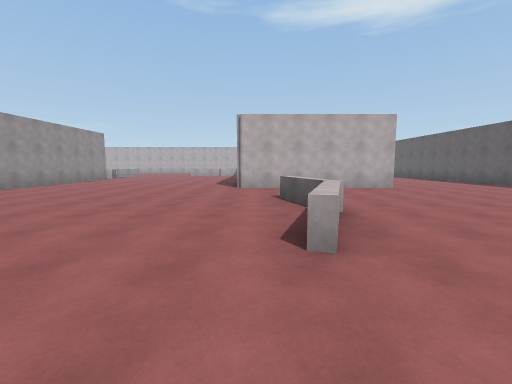
view 1 (above)

24 first-person views from a walk through a 3-D level made in the Unity game engine. The camera is 1.5 m above the floor, tilts 6° down and sees 90° across. The floor is counted in squares, 2 m on a side. Each view is taken from the middle of a square. On the plan, view 1 faces up. The plan holds only what a view shows up to about 9 squares ahead; the rest is blank. The place goes on beyond the plan. The player character is not drawn.

view 2
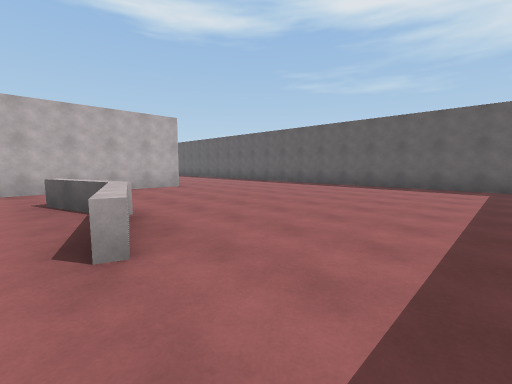

view 3
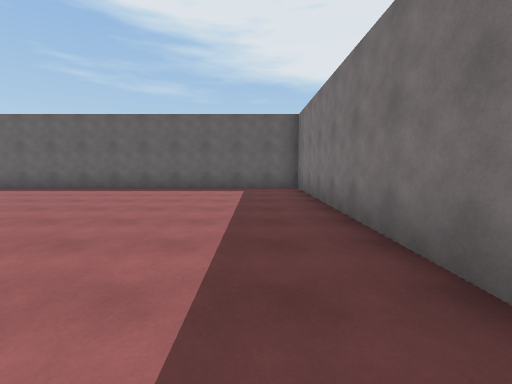

view 4
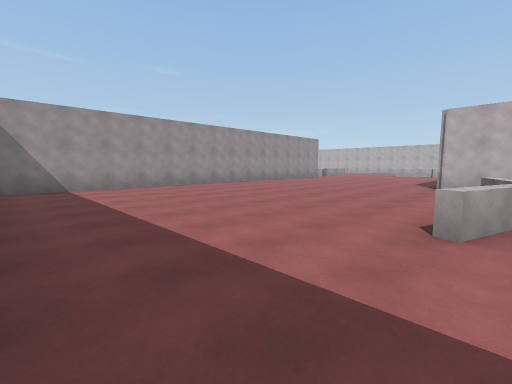

view 5
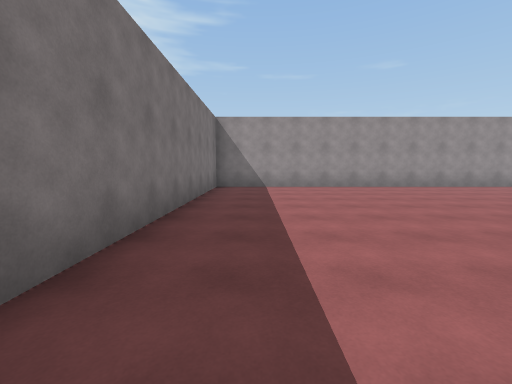

view 6
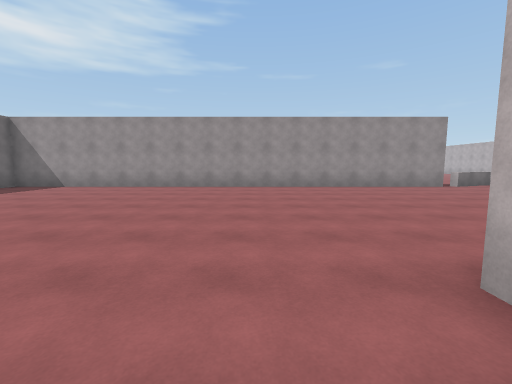

view 7
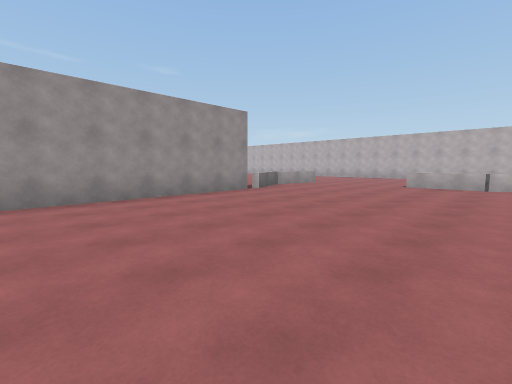

view 8
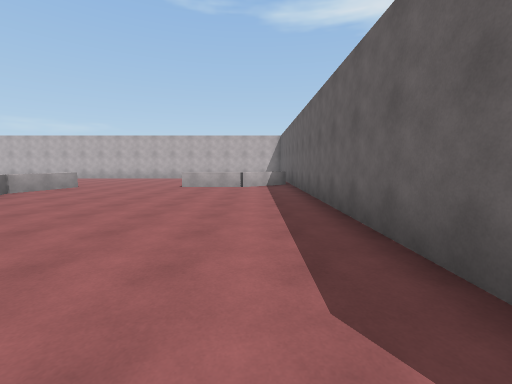

view 9
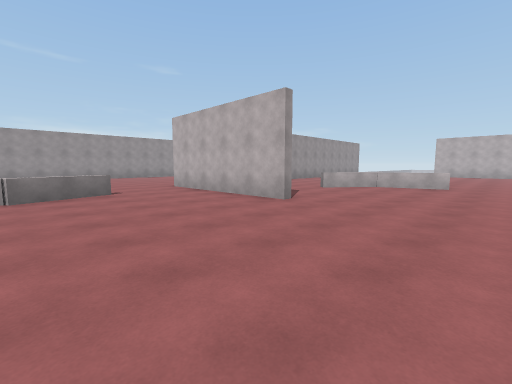

view 10
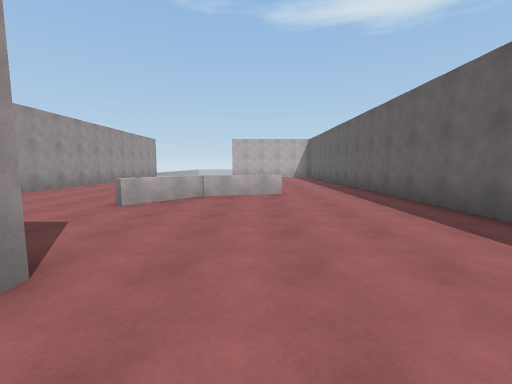

view 11
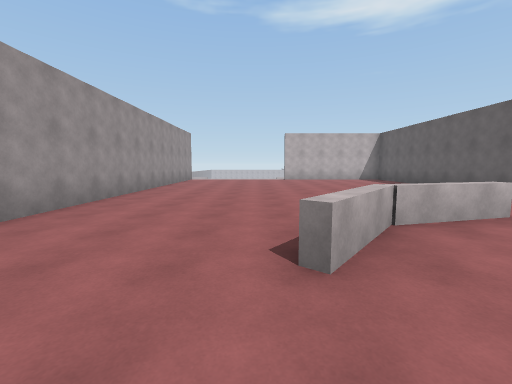

view 12
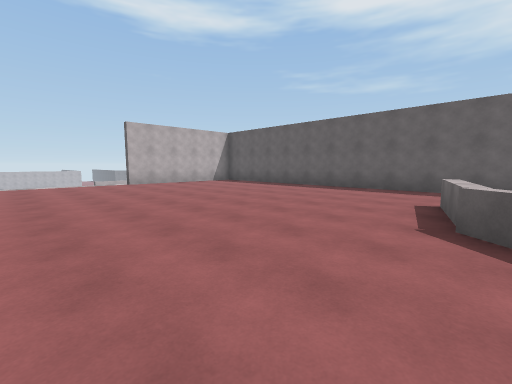

view 13
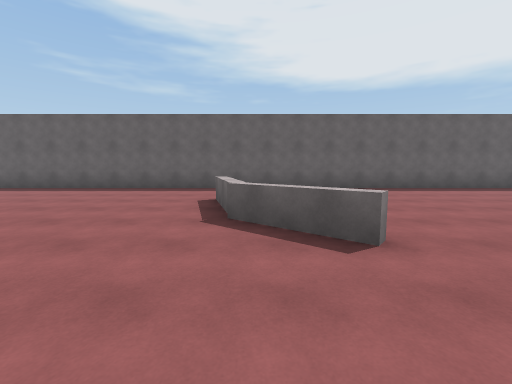

view 14
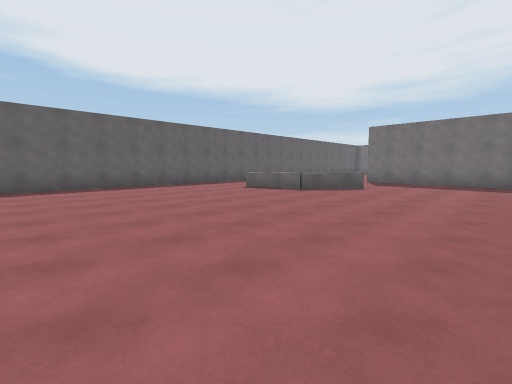

view 15
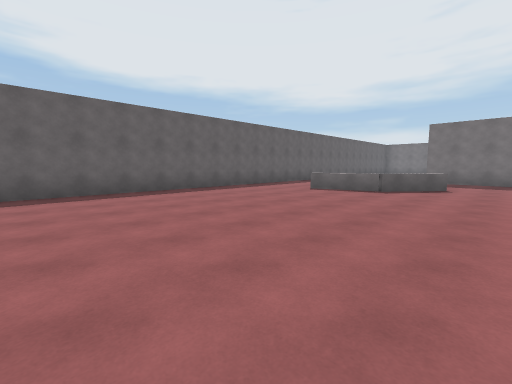

view 16
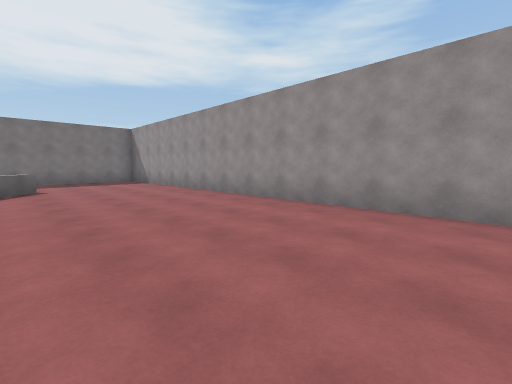

view 17
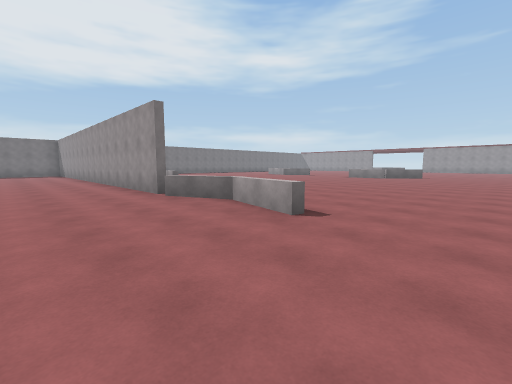

view 18
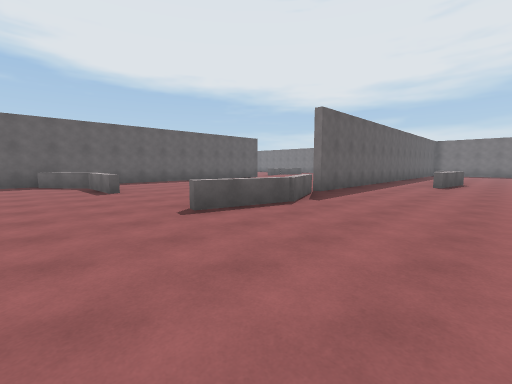

view 19
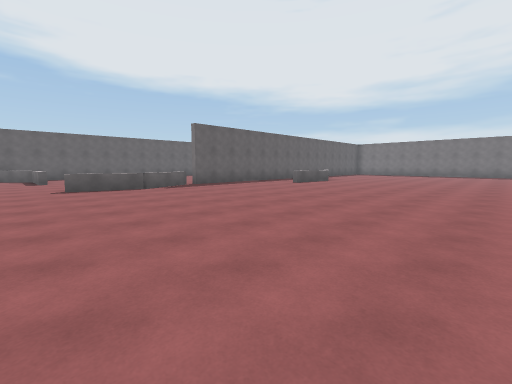

view 20
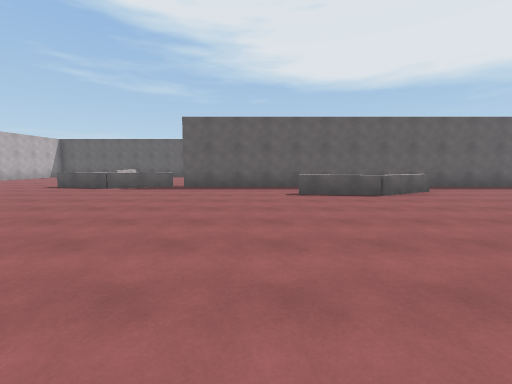

view 21
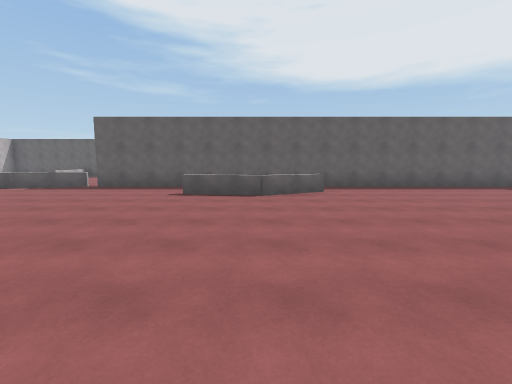

view 22
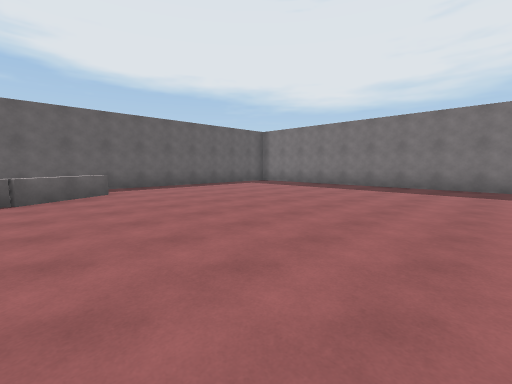

view 23
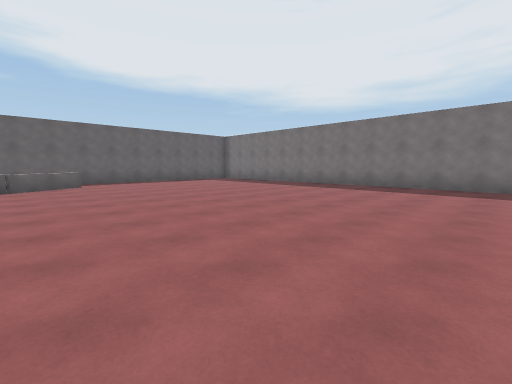

view 24
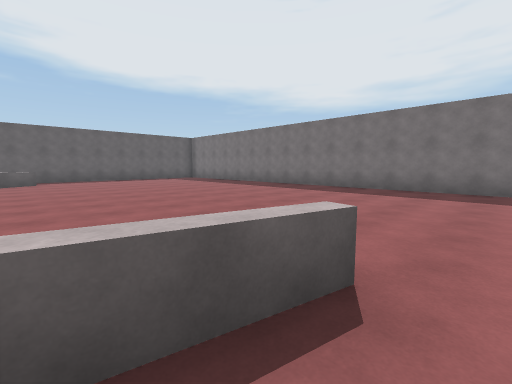

### Floor plan
Points are (right, up) in squares from view 1. A wall is a line through its corners. A room is listed if a view was taken in it or the views show most of it. See-through windows are left out.
Room 1 (views 1, 2, 3, 4, 5, 6, 7, 8, 9, 10, 11, 12, 13, 14, 15, 16, 17, 18, 19, 20, 21, 22, 23, 24)
walls: (-7.9, 13.6) (-7.9, -1.4) (-0.2, -1.4); (-0.6, 10.2) (-0.6, 20.1); (-0.1, 8.6) (4, 8.6); (-8.1, -0.9) (-8.1, 13.5); (4.6, 8.4) (-0.6, 8.4); (-0.4, 21.1) (-0.4, 12.5); (2.2, -1.4) (9.4, -1.4) (9.4, 21.4); (-22.1, -1.4) (-13.5, -1.4)
low walls: (-8.1, 13.8) (-8.8, 15.7) (-8.3, 17.8); (-9.7, 6) (-10.7, 7.7) (-10.4, 10); (-8.1, 17.7) (-8.6, 15.7) (-7.8, 13.9); (-4.6, 18) (-2.5, 18) (-1, 19.1); (0.8, 6.1) (1.4, 4.2) (0.7, 2); (-1.9, 18.1) (-2.4, 17.8) (-4.6, 17.7); (1.1, 4.1) (0.5, 6); (3.3, 11.8) (4.5, 13.3) (6.6, 13.9); (6.7, 13.6) (4.7, 13.1) (3.5, 11.7); (-21.4, 5.3) (-21, 7)
ways out: gap at (-8, 14)

Positions as (right, up) in squares from view 1, and headings:
1: (0, 0), facing up
2: (0, 0), facing up-right
3: (1, 0), facing right
4: (1, -1), facing up-left
5: (1, 0), facing left
6: (1, 7), facing left
7: (-2, 8), facing up-left
8: (-2, 9), facing up
9: (8, 4), facing up-left
10: (6, 7), facing up
11: (3, 10), facing up
12: (1, 13), facing up-right
13: (1, 13), facing right
14: (0, 20), facing down-right
15: (2, 21), facing down-right
16: (4, 21), facing down-left
17: (-5, 20), facing down-left
18: (-12, 20), facing down-right
19: (-17, 19), facing down-right
20: (-17, 11), facing right
21: (-17, 8), facing right
22: (-17, 8), facing down-right
23: (-20, 8), facing down-right
24: (-22, 7), facing down-right
